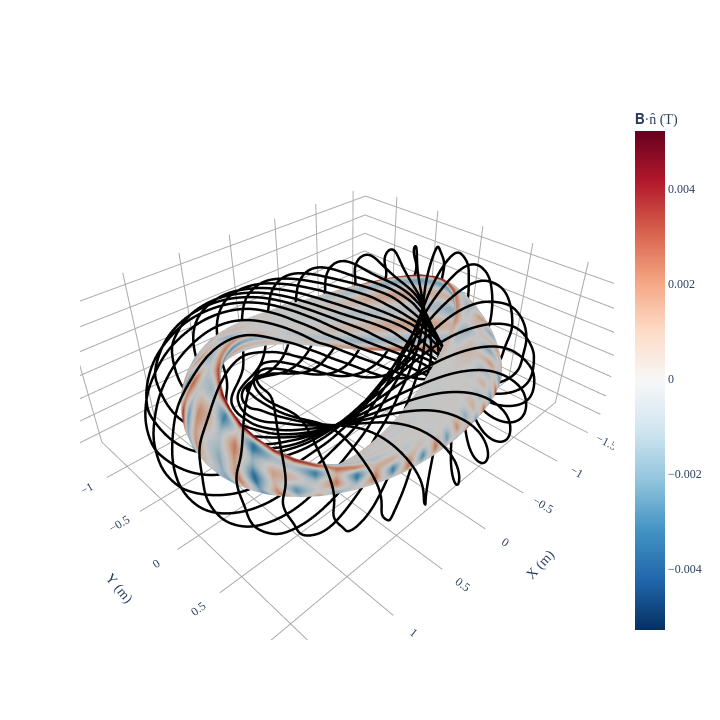

This figure's notebook cell:
### Code cell
# visualize by plotting coils
fig = plot_3d(
    eq, "B*n", grid=LinearGrid(M=40, N=30, endpoint=True), field=coilset_helical
)

fig = plot_coils(coilset_helical, fig=fig)
fig.show()

### Figure 1 — Plotly figure (JSON) as saved in the notebook; plotly's stock layout.template omitted (floating-point values rounded to 4 significant figures; data arrays with more than 128 entries replaced by an {"elided": "..."} marker saying what was removed)
{"data": [{"colorbar": {"title": {"text": "𝐁·n̂ (T)"}}, "colorscale": [[0, "rgb(5,48,97)"], [0.1, "rgb(33,102,172)"], [0.2, "rgb(67,147,195)"], [0.3, "rgb(146,197,222)"], [0.4, "rgb(209,229,240)"], [0.5, "rgb(247,247,247)"], [0.6, "rgb(253,219,199)"], [0.7, "rgb(244,165,130)"], [0.8, "rgb(214,96,77)"], [0.9, "rgb(178,24,43)"], [1, "rgb(103,0,31)"]], "flatshading": true, "i": {"elided": "9760 int values"}, "intensity": {"elided": "4941 float values"}, "j": {"elided": "9760 int values"}, "k": {"elided": "9760 int values"}, "name": "𝐁·n̂ (T)", "opacity": 1, "showscale": true, "type": "mesh3d", "x": {"elided": "4941 float values"}, "y": {"elided": "4941 float values"}, "z": {"elided": "4941 float values"}}, {"hovertext": "Current = 170056.9654991294 (A)", "line": {"color": "black", "dash": "solid", "width": 5}, "marker": {"opacity": 0, "size": 0}, "name": "CoilSet[0]", "showlegend": false, "type": "scatter3d", "x": {"elided": "801 float values"}, "y": {"elided": "801 float values"}, "z": {"elided": "801 float values"}}, {"hovertext": "Current = 170056.9654991294 (A)", "line": {"color": "black", "dash": "solid", "width": 5}, "marker": {"opacity": 0, "size": 0}, "name": "CoilSet[1]", "showlegend": false, "type": "scatter3d", "x": {"elided": "801 float values"}, "y": {"elided": "801 float values"}, "z": {"elided": "801 float values"}}, {"hovertext": "Current = 170056.9654991294 (A)", "line": {"color": "black", "dash": "solid", "width": 5}, "marker": {"opacity": 0, "size": 0}, "name": "CoilSet[2]", "showlegend": false, "type": "scatter3d", "x": {"elided": "801 float values"}, "y": {"elided": "801 float values"}, "z": {"elided": "801 float values"}}, {"hovertext": "Current = 170056.9654991294 (A)", "line": {"color": "black", "dash": "solid", "width": 5}, "marker": {"opacity": 0, "size": 0}, "name": "CoilSet[3]", "showlegend": false, "type": "scatter3d", "x": {"elided": "801 float values"}, "y": {"elided": "801 float values"}, "z": {"elided": "801 float values"}}, {"hovertext": "Current = 170056.9654991294 (A)", "line": {"color": "black", "dash": "solid", "width": 5}, "marker": {"opacity": 0, "size": 0}, "name": "CoilSet[4]", "showlegend": false, "type": "scatter3d", "x": {"elided": "801 float values"}, "y": {"elided": "801 float values"}, "z": {"elided": "801 float values"}}, {"hovertext": "Current = 170056.9654991294 (A)", "line": {"color": "black", "dash": "solid", "width": 5}, "marker": {"opacity": 0, "size": 0}, "name": "CoilSet[5]", "showlegend": false, "type": "scatter3d", "x": {"elided": "801 float values"}, "y": {"elided": "801 float values"}, "z": {"elided": "801 float values"}}, {"hovertext": "Current = 170056.9654991294 (A)", "line": {"color": "black", "dash": "solid", "width": 5}, "marker": {"opacity": 0, "size": 0}, "name": "CoilSet[6]", "showlegend": false, "type": "scatter3d", "x": {"elided": "801 float values"}, "y": {"elided": "801 float values"}, "z": {"elided": "801 float values"}}, {"hovertext": "Current = 170056.9654991294 (A)", "line": {"color": "black", "dash": "solid", "width": 5}, "marker": {"opacity": 0, "size": 0}, "name": "CoilSet[7]", "showlegend": false, "type": "scatter3d", "x": {"elided": "801 float values"}, "y": {"elided": "801 float values"}, "z": {"elided": "801 float values"}}, {"hovertext": "Current = 170056.9654991294 (A)", "line": {"color": "black", "dash": "solid", "width": 5}, "marker": {"opacity": 0, "size": 0}, "name": "CoilSet[8]", "showlegend": false, "type": "scatter3d", "x": {"elided": "801 float values"}, "y": {"elided": "801 float values"}, "z": {"elided": "801 float values"}}, {"hovertext": "Current = 170056.9654991294 (A)", "line": {"color": "black", "dash": "solid", "width": 5}, "marker": {"opacity": 0, "size": 0}, "name": "CoilSet[9]", "showlegend": false, "type": "scatter3d", "x": {"elided": "801 float values"}, "y": {"elided": "801 float values"}, "z": {"elided": "801 float values"}}, {"hovertext": "Current = 170056.9654991294 (A)", "line": {"color": "black", "dash": "solid", "width": 5}, "marker": {"opacity": 0, "size": 0}, "name": "CoilSet[10]", "showlegend": false, "type": "scatter3d", "x": {"elided": "801 float values"}, "y": {"elided": "801 float values"}, "z": {"elided": "801 float values"}}, {"hovertext": "Current = 170056.9654991294 (A)", "line": {"color": "black", "dash": "solid", "width": 5}, "marker": {"opacity": 0, "size": 0}, "name": "CoilSet[11]", "showlegend": false, "type": "scatter3d", "x": {"elided": "801 float values"}, "y": {"elided": "801 float values"}, "z": {"elided": "801 float values"}}, {"hovertext": "Current = 170056.9654991294 (A)", "line": {"color": "black", "dash": "solid", "width": 5}, "marker": {"opacity": 0, "size": 0}, "name": "CoilSet[12]", "showlegend": false, "type": "scatter3d", "x": {"elided": "801 float values"}, "y": {"elided": "801 float values"}, "z": {"elided": "801 float values"}}, {"hovertext": "Current = 170056.9654991294 (A)", "line": {"color": "black", "dash": "solid", "width": 5}, "marker": {"opacity": 0, "size": 0}, "name": "CoilSet[13]", "showlegend": false, "type": "scatter3d", "x": {"elided": "801 float values"}, "y": {"elided": "801 float values"}, "z": {"elided": "801 float values"}}, {"hovertext": "Current = 170056.9654991294 (A)", "line": {"color": "black", "dash": "solid", "width": 5}, "marker": {"opacity": 0, "size": 0}, "name": "CoilSet[14]", "showlegend": false, "type": "scatter3d", "x": {"elided": "801 float values"}, "y": {"elided": "801 float values"}, "z": {"elided": "801 float values"}}, {"hovertext": "Current = 170056.9654991294 (A)", "line": {"color": "black", "dash": "solid", "width": 5}, "marker": {"opacity": 0, "size": 0}, "name": "CoilSet[15]", "showlegend": false, "type": "scatter3d", "x": {"elided": "801 float values"}, "y": {"elided": "801 float values"}, "z": {"elided": "801 float values"}}], "layout": {"font": {"family": "Times"}, "height": 720.5, "scene": {"aspectmode": "data", "xaxis": {"backgroundcolor": "white", "gridcolor": "darkgrey", "showbackground": false, "showgrid": true, "showticklabels": true, "title": {"text": "X (m)"}, "zeroline": true, "zerolinecolor": "darkgrey"}, "yaxis": {"backgroundcolor": "white", "gridcolor": "darkgrey", "showbackground": false, "showgrid": true, "showticklabels": true, "title": {"text": "Y (m)"}, "zeroline": true, "zerolinecolor": "darkgrey"}, "zaxis": {"backgroundcolor": "white", "gridcolor": "darkgrey", "showbackground": false, "showgrid": true, "showticklabels": true, "title": {"text": "Z (m)"}, "zeroline": true, "zerolinecolor": "darkgrey"}}, "title": {"text": "", "x": 0.5, "xanchor": "center", "y": 0.9, "yanchor": "top"}, "width": 720.5}}
